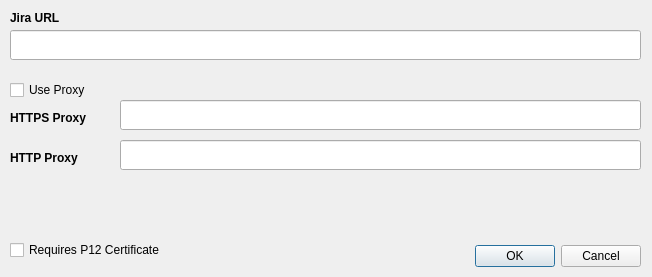
<?xml version="1.0" encoding="UTF-8"?>
<ui version="4.0">
 <class>JiraSettings</class>
 <widget class="QDialog" name="JiraSettings">
  <property name="geometry">
   <rect>
    <x>0</x>
    <y>0</y>
    <width>652</width>
    <height>277</height>
   </rect>
  </property>
  <property name="windowTitle">
   <string>Dialog</string>
  </property>
  <widget class="QDialogButtonBox" name="buttonBox">
   <property name="geometry">
    <rect>
     <x>300</x>
     <y>240</y>
     <width>341</width>
     <height>32</height>
    </rect>
   </property>
   <property name="orientation">
    <enum>Qt::Horizontal</enum>
   </property>
   <property name="standardButtons">
    <set>QDialogButtonBox::Cancel|QDialogButtonBox::Ok</set>
   </property>
  </widget>
  <widget class="QLabel" name="label">
   <property name="geometry">
    <rect>
     <x>10</x>
     <y>10</y>
     <width>121</width>
     <height>16</height>
    </rect>
   </property>
   <property name="font">
    <font>
     <weight>75</weight>
     <bold>true</bold>
    </font>
   </property>
   <property name="text">
    <string>Jira URL</string>
   </property>
  </widget>
  <widget class="QLabel" name="label_2">
   <property name="geometry">
    <rect>
     <x>20</x>
     <y>170</y>
     <width>161</width>
     <height>21</height>
    </rect>
   </property>
   <property name="text">
    <string/>
   </property>
  </widget>
  <widget class="QLineEdit" name="lineEdit">
   <property name="geometry">
    <rect>
     <x>10</x>
     <y>30</y>
     <width>631</width>
     <height>30</height>
    </rect>
   </property>
  </widget>
  <widget class="QCheckBox" name="checkBox_p12">
   <property name="geometry">
    <rect>
     <x>10</x>
     <y>240</y>
     <width>223</width>
     <height>20</height>
    </rect>
   </property>
   <property name="toolTip">
    <string>Enable if your server uses a P12 certificate fot the connection.</string>
   </property>
   <property name="text">
    <string>Requires P12 Certificate</string>
   </property>
  </widget>
  <widget class="QLineEdit" name="lineEdit_https_proxy">
   <property name="geometry">
    <rect>
     <x>120</x>
     <y>100</y>
     <width>521</width>
     <height>30</height>
    </rect>
   </property>
  </widget>
  <widget class="QCheckBox" name="checkBox_use_proxy">
   <property name="geometry">
    <rect>
     <x>10</x>
     <y>80</y>
     <width>87</width>
     <height>20</height>
    </rect>
   </property>
   <property name="text">
    <string>Use Proxy</string>
   </property>
  </widget>
  <widget class="QLabel" name="label_https_proxy">
   <property name="geometry">
    <rect>
     <x>10</x>
     <y>110</y>
     <width>91</width>
     <height>16</height>
    </rect>
   </property>
   <property name="font">
    <font>
     <weight>75</weight>
     <bold>true</bold>
    </font>
   </property>
   <property name="text">
    <string>HTTPS Proxy</string>
   </property>
  </widget>
  <widget class="QLineEdit" name="lineEdit_http_proxy">
   <property name="geometry">
    <rect>
     <x>120</x>
     <y>140</y>
     <width>521</width>
     <height>30</height>
    </rect>
   </property>
  </widget>
  <widget class="QLabel" name="label_http_proxy">
   <property name="geometry">
    <rect>
     <x>10</x>
     <y>150</y>
     <width>91</width>
     <height>16</height>
    </rect>
   </property>
   <property name="font">
    <font>
     <weight>75</weight>
     <bold>true</bold>
    </font>
   </property>
   <property name="text">
    <string>HTTP Proxy</string>
   </property>
  </widget>
 </widget>
 <resources/>
 <connections>
  <connection>
   <sender>buttonBox</sender>
   <signal>accepted()</signal>
   <receiver>JiraSettings</receiver>
   <slot>accept()</slot>
   <hints>
    <hint type="sourcelabel">
     <x>248</x>
     <y>254</y>
    </hint>
    <hint type="destinationlabel">
     <x>157</x>
     <y>274</y>
    </hint>
   </hints>
  </connection>
  <connection>
   <sender>buttonBox</sender>
   <signal>rejected()</signal>
   <receiver>JiraSettings</receiver>
   <slot>reject()</slot>
   <hints>
    <hint type="sourcelabel">
     <x>316</x>
     <y>260</y>
    </hint>
    <hint type="destinationlabel">
     <x>286</x>
     <y>274</y>
    </hint>
   </hints>
  </connection>
 </connections>
</ui>
